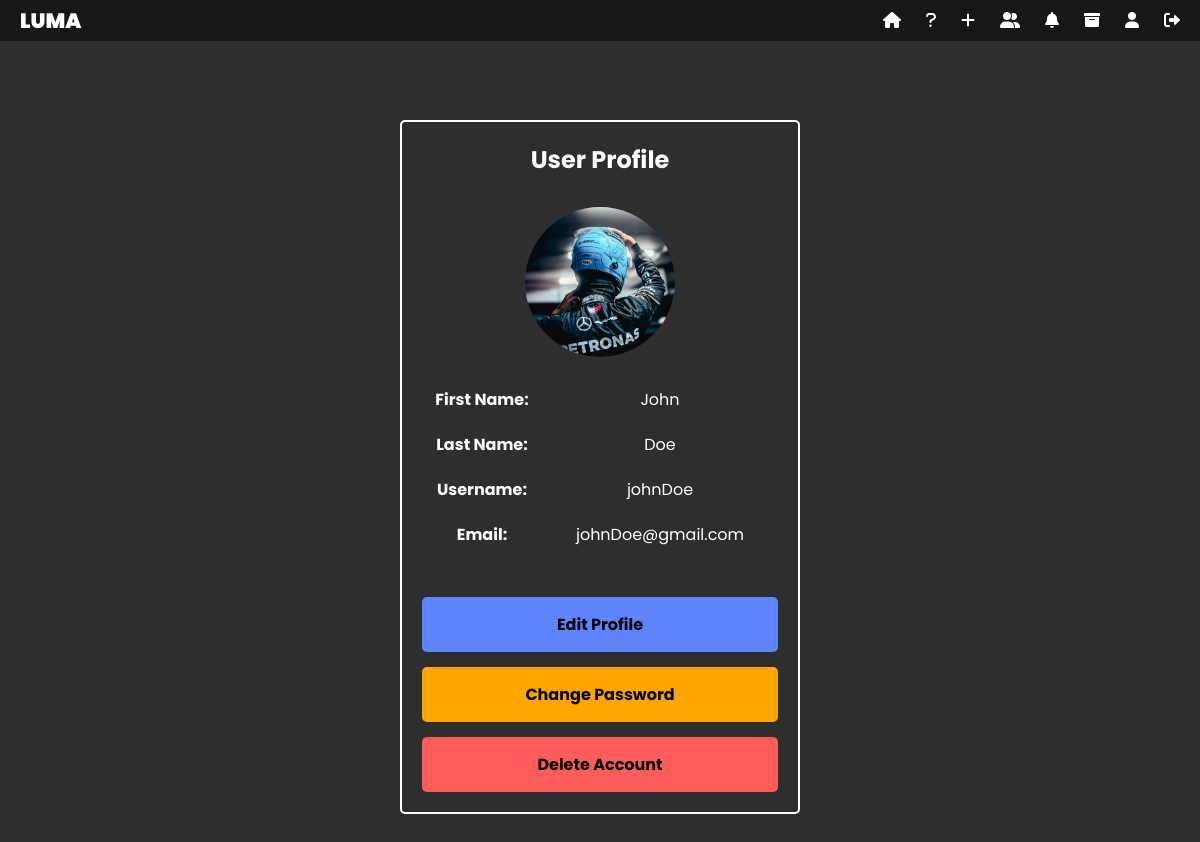
Screenshot of /profile/ (signed in) with the database file from the repository.
### chat/models.py (models this page shows, shortened)
class User(AbstractBaseUser):
    first_name = models.CharField(max_length=30)
    last_name = models.CharField(max_length=30)
    username = models.CharField(max_length=30, unique=True)
    email = models.EmailField(unique=True)
    profile_picture = models.ImageField(upload_to='profile_pics', blank=True, null=True)  # Removed trailing slash
    created_at = models.DateTimeField(auto_now_add=True)
    is_active = models.BooleanField(default=True)
    is_admin = models.BooleanField(default=False)
    is_banned = models.BooleanField(default=False)
    ban_expiry = models.DateTimeField(null=True, blank=True)
    ban_reason = models.TextField(blank=True, null=True)
    objects = UserManager()
    USERNAME_FIELD = 'username'
    REQUIRED_FIELDS = ['email', 'first_name', 'last_name']
    class Meta:
        db_table = 'chat_user'
    def is_currently_banned(self):
        if not self.is_banned:
            return False
        if self.ban_expiry and timezone.now() > self.ban_expiry:
            self.unban_user()
            return False
        return True

### chat/views.py (the view, shortened to what this page needs)
# urls.py: path('profile/', views.profile, name='profile'),
@login_required
def profile(request):
    user = request.user
    return render(request, 'profile.html', {'user': user})

### templates/profile.html (shortened to what this page needs)
{% extends 'base.html' %}
{% block content %}
<div class="profile-container">
    <div class="profile-content">
        <h2>User Profile</h2>
        <div class="profile-picture-container">
            <div class="profile-picture" id="profilePicContainer">
                {% if user.profile_picture %}
                    <img src="{{ user.profile_picture.url }}" alt="{{ user.username }}'s profile picture">
                {% else %}
                    <span>{{ user.first_name|first }}{{ user.last_name|first }}</span>
                {% endif %}
            </div>
        </div>
        <div class="profile-details">
            <div class="profile-field">
                <div class="profile-field-label">First Name:</div>
                <div class="profile-field-value">{{ user.first_name }}</div>
            </div>
            <div class="profile-field">
                <div class="profile-field-label">Last Name:</div>
                <div class="profile-field-value">{{ user.last_name }}</div>
            </div>
            <div class="profile-field">
                <div class="profile-field-label">Username:</div>
                <div class="profile-field-value">{{ user.username }}</div>
            </div>
            <div class="profile-field">
                <div class="profile-field-label">Email:</div>
                <div class="profile-field-value">{{ user.email }}</div>
            </div>
        </div>
        <div class="profile-buttons">
            <button onclick="openEditProfileModal()" class="profile-button edit-button">Edit Profile</button>
            <button onclick="openChangePasswordModal()" class="profile-button edit-button" style="background-color: #FFA500;">Change Password</button>
            <button onclick="openDeleteAccountModal()" class="profile-button delete-button">Delete Account</button>
        </div>
    </div>
</div>
{% endblock %}

### templates/base.html (style rules this page uses)
* { margin: 0; padding: 0; box-sizing: border-box; font-family: "Poppins", sans-serif; user-select: none; scrollbar-width: none; }
body { background-color: #121212; color: white; }

### templates/profile.html (style rules this page uses)
body, html { margin: 0; padding: 0; height: 100%; width: 100%; background-color: #2E2E2E; color: #FFFFFF; font-family: Arial, sans-serif; }
.profile-container { display: flex; flex-direction: column; align-items: center; padding-top: 20px; min-height: calc(100vh - 60px); }
.profile-content { width: 100%; max-width: 400px; display: flex; flex-direction: column; align-items: center; padding: 20px; border: 2px solid white; border-radius: 5px; }
h2 { margin-top: 0; margin-bottom: 30px; }
.profile-picture-container { position: relative; margin-bottom: 30px; }
.profile-picture { width: 150px; height: 150px; border-radius: 50%; background-color: #4a4a4a; display: flex; align-items: center; justify-content: center; cursor: pointer; overflow: hidden; position: relative; }
.profile-picture img { width: 100%; height: 100%; object-fit: cover; }
.profile-details { width: 100%; margin-bottom: 30px; }
.profile-field { margin-bottom: 20px; display: flex; }
.profile-field-label { font-weight: bold; min-width: 120px; }
.profile-field-value { flex-grow: 1; }
.profile-buttons { display: flex; flex-direction: column; align-items: center; gap: 15px; width: 100%; }
.profile-button { width: 100%; padding: 15px; border-radius: 5px; border: none; font-size: 16px; cursor: pointer; font-weight: bold; transition: background-color 0.3s ease; }
.edit-button { background-color: #5C85FF; }
.delete-button { background-color: #FF5C5C; }

### rows the page displays
User: profile_picture (picture), first_name "John", last_name "Doe", username "johnDoe", email "johnDoe@gmail.com"
